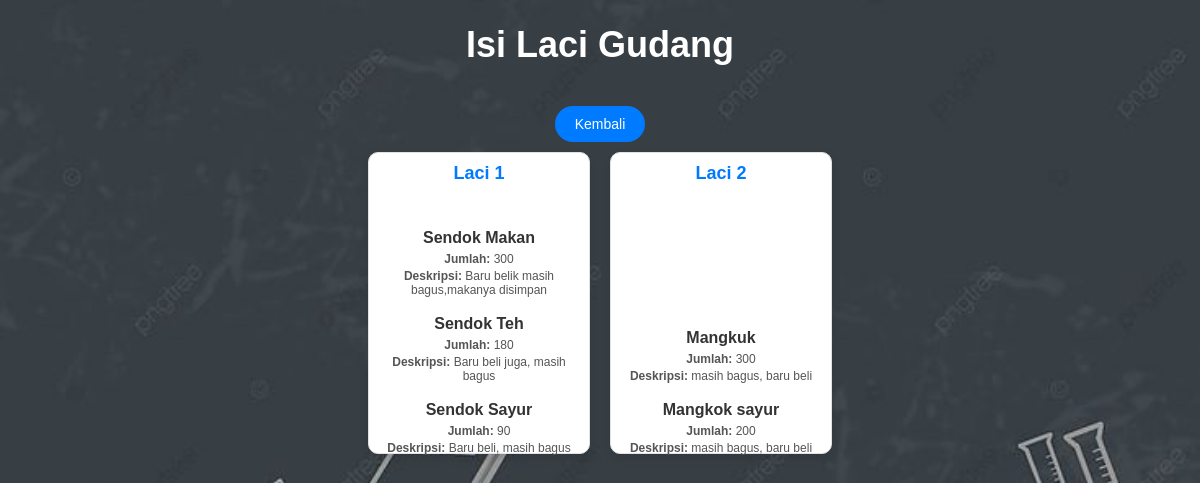
Page /struktur.php on the committed database.
### tables this page shows
CREATE TABLE items (
    id INTEGER PRIMARY KEY AUTOINCREMENT,
    name TEXT NOT NULL,
    quantity INTEGER NOT NULL,
    description TEXT,
    created_at DATETIME DEFAULT CURRENT_TIMESTAMP
);

### struktur.php (the view, shortened to what this page needs)
<?php
include 'db.php';
$result = $db->query("SELECT * FROM items");
$items = [];
while ($row = $result->fetchArray(SQLITE3_ASSOC)) {
    $items[] = $row;
}
?>
<!DOCTYPE html>
<html lang="en">
<head>
</head>
<body>
    <h1>Isi Laci Gudang</h1>
    <a href="index.php">Kembali</a>
    <div class="flex-container-layered">
        <?php
        $totalItems = count($items);
        $drawersCount = ceil($totalItems / 3);
        for ($i = 0; $i < $drawersCount; $i++):
            $item1 = $items[$i * 3] ?? null;
            $item2 = $items[$i * 3 + 1] ?? null;
            $item3 = $items[$i * 3 + 2] ?? null;
        ?>
            <div class="drawer-layered">
                <div class="drawer-content">
                    <div class="drawer-title">Laci <?php echo $i + 1; ?></div>
                    <div class="content-grid">
                        <?php if ($item1): ?>
                        <div class="item-content">
                            <h2><?php echo htmlspecialchars($item1['name']); ?></h2>
                            <p><strong>Jumlah:</strong> <?php echo htmlspecialchars($item1['quantity']); ?></p>
                            <p><strong>Deskripsi:</strong> <?php echo htmlspecialchars($item1['description']); ?></p>
                        </div>
                        <?php endif; ?>
                        <?php if ($item2): ?>
                        <div class="item-content">
                            <h2><?php echo htmlspecialchars($item2['name']); ?></h2>
                            <p><strong>Jumlah:</strong> <?php echo htmlspecialchars($item2['quantity']); ?></p>
                            <p><strong>Deskripsi:</strong> <?php echo htmlspecialchars($item2['description']); ?></p>
                        </div>
                        <?php endif; ?>
                        <?php if ($item3): ?>
                        <div class="item-content">
                            <h2><?php echo htmlspecialchars($item3['name']); ?></h2>
                            <p><strong>Jumlah:</strong> <?php echo htmlspecialchars($item3['quantity']); ?></p>
                            <p><strong>Deskripsi:</strong> <?php echo htmlspecialchars($item3['description']); ?></p>
                        </div>
                        <?php endif; ?>
                    </div>
                </div>
            </div>
        <?php endfor; ?>
    </div>
</body>
</html>

### struktur.php (style rules this page uses)
body { font-family: 'Poppins', sans-serif; padding: 20px; text-align: center; margin: 0; padding: 0; background-image: url('Background/bcgrnd.jpeg'); background-size: cover; background-position: center; background-repeat: no-repeat; color:white; }
h1 { font-size: 36px; margin-bottom: 20px; font-weight: bold; }
.flex-container-layered { display: flex; flex-wrap: wrap; justify-content: flex-start; position: relative; margin: 0 auto; justify-content:center; }
.drawer-layered { width: 220px; height: 300px; background-color: #ffffff; border: 1px solid #dee2e6; border-radius: 10px; box-shadow: 0 4px 8px rgba(0, 0, 0, 0.1); margin: 10px; transition: transform 0.3s ease, z-index 0.3s ease; position: relative; }
.drawer-content { padding: 10px; height: 100%; display: flex; flex-direction: column; justify-content: space-between; align-items: center; }
.drawer-title { font-size: 18px; margin-bottom: 10px; color: #007bff; font-weight: bold; }
.content-grid { display: flex; flex-direction: column; justify-content: space-between; width: 100%; }
.item-content { margin: 5px 0; text-align: center; }
.item-content h2 { font-size: 16px; margin: 5px 0; color: #333; font-weight: 600; }
.item-content p { margin: 3px 0; font-size: 12px; color: #555; }
a { display: inline-block; margin-top: 20px; padding: 10px 20px; background-color: #007bff; color: #fff; text-decoration: none; border-radius: 25px; font-size: 14px; transition: background-color 0.3s ease; }

### rows in the picture
items: name "Sendok Makan", quantity "300", description "Baru belik masih bagus,makanya disimpan"
items: name "Sendok Teh", quantity "180", description "Baru beli juga, masih bagus"
items: name "Sendok Sayur", quantity "90", description "Baru beli, masih bagus"
items: name "Mangkuk", quantity "300", description "masih bagus, baru beli"
items: name "Mangkok sayur", quantity "200", description "masih bagus, baru beli"
